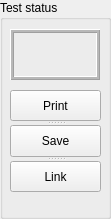
<?xml version="1.0" encoding="UTF-8"?>
<ui version="4.0">
 <class>Form</class>
 <widget class="QWidget" name="Form">
  <property name="geometry">
   <rect>
    <x>0</x>
    <y>0</y>
    <width>111</width>
    <height>219</height>
   </rect>
  </property>
  <property name="windowTitle">
   <string>Form</string>
  </property>
  <widget class="QGroupBox" name="StatusBox">
   <property name="geometry">
    <rect>
     <x>0</x>
     <y>0</y>
     <width>111</width>
     <height>219</height>
    </rect>
   </property>
   <property name="sizePolicy">
    <sizepolicy hsizetype="Expanding" vsizetype="Expanding">
     <horstretch>0</horstretch>
     <verstretch>0</verstretch>
    </sizepolicy>
   </property>
   <property name="maximumSize">
    <size>
     <width>461</width>
     <height>16777215</height>
    </size>
   </property>
   <property name="title">
    <string>Test status</string>
   </property>
   <widget class="QFrame" name="qfStatus">
    <property name="geometry">
     <rect>
      <x>10</x>
      <y>29</y>
      <width>90</width>
      <height>51</height>
     </rect>
    </property>
    <property name="frameShape">
     <enum>QFrame::Box</enum>
    </property>
    <property name="frameShadow">
     <enum>QFrame::Raised</enum>
    </property>
    <property name="midLineWidth">
     <number>2</number>
    </property>
   </widget>
   <widget class="QSplitter" name="splitter_2">
    <property name="geometry">
     <rect>
      <x>10</x>
      <y>90</y>
      <width>91</width>
      <height>102</height>
     </rect>
    </property>
    <property name="orientation">
     <enum>Qt::Vertical</enum>
    </property>
    <widget class="QPushButton" name="pbPrint">
     <property name="text">
      <string>Print</string>
     </property>
    </widget>
    <widget class="QPushButton" name="pbSave">
     <property name="text">
      <string>Save</string>
     </property>
    </widget>
    <widget class="QPushButton" name="pbLink">
     <property name="text">
      <string>Link</string>
     </property>
    </widget>
   </widget>
  </widget>
 </widget>
 <resources/>
 <connections/>
</ui>
